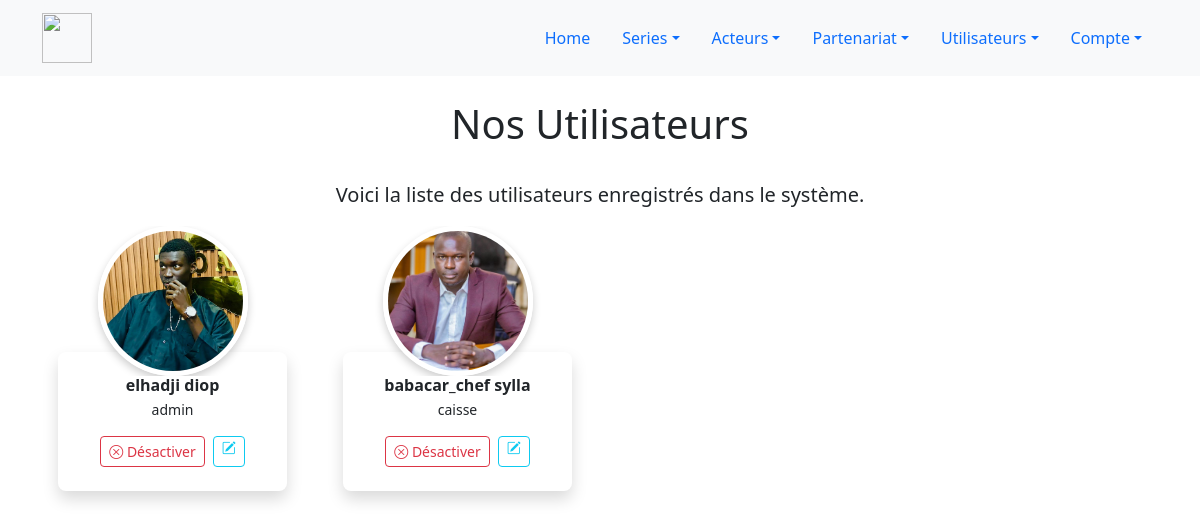
Page /public/admin/users.php (signed in) on the committed database.
### tables this page shows
CREATE TABLE IF NOT EXISTS `users` (
  `id` int NOT NULL AUTO_INCREMENT,
  `nom` varchar(100) NOT NULL,
  `prenom` varchar(100) DEFAULT NULL,
  `email` varchar(150) NOT NULL,
  `mot_de_passe` varchar(255) NOT NULL,
  `telephone` varchar(50) DEFAULT NULL,
  `profile` varchar(255) DEFAULT NULL,
  `role` varchar(255) DEFAULT NULL,
  `statut` tinyint(1) DEFAULT '1',
  `updated` tinyint(1) DEFAULT '0',
  `created_at` timestamp NULL DEFAULT CURRENT_TIMESTAMP,
  PRIMARY KEY (`id`),
  UNIQUE KEY `email` (`email`)
);

### config/fonction.php (called while the page is built, shortened)
<?php
function getUsers($connexion) {
    $users = [];
    $sql = "SELECT id, nom, prenom, role, profile, email, statut
            FROM users";
    $result = mysqli_query($connexion, $sql);
    if ($result && mysqli_num_rows($result) > 0) {
        while ($row = mysqli_fetch_assoc($result)) {
            $users[] = $row;
        }
    }
    return $users;
}
?>

### public/admin/users.php (the view, shortened to what this page needs)
<?php include '../../config/fonction.php';
$users = getUsers($connexion);
?>
<head>
    <link rel="stylesheet" href="users_style.css">
    <link rel="stylesheet" href="https://cdn.jsdelivr.net/npm/bootstrap-icons@1.10.5/font/bootstrap-icons.css">
</head>
<?php include '../../includes/header.php'; ?>
<section id="team" class="section bg-gray-100">
    <div class="container">
        <div class="row section-heading justify-content-center text-center wow fadeInUp" data-wow-duration="0.3s"
            data-wow-delay="0.3s"
            style="visibility: visible; animation-duration: 0.3s; animation-delay: 0.3s; animation-name: fadeInUp;">
            <div class="col-lg-8 col-xl-6">
                <br>
                <h3 class="h1 bg-primary-after after-50px pb-3 mb-3">Nos Utilisateurs</h3>
                <div class="lead">Voici la liste des utilisateurs enregistrés dans le système.</div>
            </div>
        </div>
        <div class="row">
            <?php if (!empty($users)): ?>
            <?php foreach ($users as $user): ?>
            <div class="col-lg-3 col-sm-6 my-3 wow fadeInUp" data-wow-duration="0.3s" data-wow-delay="0.3s"
                style="visibility: visible; animation-duration: 0.3s; animation-delay: 0.3s; animation-name: fadeInUp;">
                <div class="hover-top-in text-center">
                    <div class="overflow-hidden z-index-1 position-relative px-5">
                        <img class="user-img"
                            src="../../uploads/profile/<?= htmlspecialchars($user['profile']); ?>"
                            alt="Photo de <?= htmlspecialchars($user['prenom']); ?>">
                    </div>
                    <div
                        class="mx-2 mx-xl-3 shadow rounded-3 position-relative mt-n4 bg-white p-4 pt-6 mx-4 text-center hover-top--in">
                        <h6 class="fw-700 dark-color mb-1">
                            <?= htmlspecialchars($user['prenom']); ?> <?= htmlspecialchars($user['nom']); ?>
                        </h6>
                        <small><?= htmlspecialchars($user['role']); ?></small>
                        <div class="pt-3 d-flex justify-content-center gap-2">
                            <?php if ($user['statut'] == 1): ?>
                                <a href="users.php?id=<?= $user['id']; ?>&action=disable"
                                   class="btn btn-sm btn-outline-danger" onclick="return confirm('Êtes-vous sûr de vouloir désactiver cet utilisateur ? .');">
                                    <i class="bi bi-x-circle"></i> Désactiver
                                </a>
                            <?php endif; ?>
                            <a href="add_user.php?id=<?= htmlspecialchars($user['id']); ?>"
                               class="btn btn-sm btn-outline-info">
                                <i class="bi bi-pencil-square"></i>
                            </a>
                        </div>
                    </div>
                </div>
            </div>
            <?php endforeach; ?>
            <?php else: ?>
            <p>Aucun utilisateur trouvé.</p>
            <?php endif; ?>
        </div>
    </div>
</section>

### public/admin/users_style.css (style rules this page uses)
.shadow { box-shadow: 0 0.375rem 1.5rem 0 rgba(140,152,164,.125)!important; }
img { max-width: 100%; height: auto; }
.hover-top-in .hover-top--in { transition: ease-in-out all .35s; position: relative; top: 0 }
.fw-700 { font-weight: 700!important; }
.mb-1 { margin-bottom: 0.25rem!important; }
.z-index-1 { z-index: 1!important; }
.pt-6 { padding-top: 2.5rem!important; }
.p-4 { padding: 1.5rem!important; }
.mt-n4 { margin-top: -1.5rem!important; }
.shadow { box-shadow: 0 0.375rem 1.5rem 0 rgba(var(--bs-gray-700-rgb),.125)!important; }
.px-5 { padding-right: 2rem!important; padding-left: 2rem!important; }
.position-relative { position: relative!important; }
.overflow-hidden { overflow: hidden!important; }

### public/admin/users.php (style rules this page uses)
.user-img { width: 150px; height: 150px; border-radius: 50%; object-fit: cover; border: 5px solid #fff; box-shadow: 0 4px 8px rgba(0, 0, 0, 0.2); }

### rows in the picture
users: profile (picture), prenom "elhadji", nom "diop", role "admin"
users: profile (picture), prenom "babacar_chef", nom "sylla", role "caisse"
